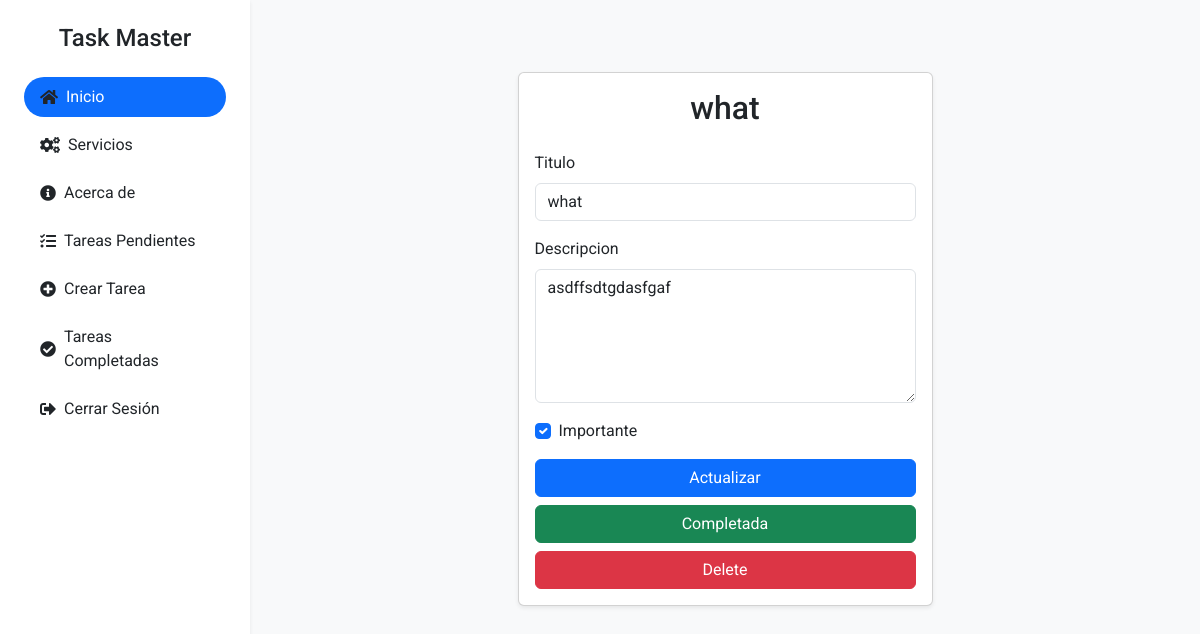
/tasks/2/ (signed in), run on the app's committed database.
### tasks/models.py (models this page shows, shortened)
class Task(models.Model):
    title = models.CharField(max_length=200)
    description = models.TextField(blank=True)
    created = models.DateTimeField(auto_now_add=True)
    datecompleted = models.DateTimeField(null=True, blank=True)
    important = models.BooleanField(default=False)
    user = models.ForeignKey(User, on_delete=models.CASCADE)

### tasks/views.py (the view, shortened to what this page needs)
# urls.py: path('tasks/<int:task_id>/', views.task_detail, name='task_detail'),
@login_required
def task_detail(request, task_id):
    task = get_object_or_404(Task, pk=task_id, user=request.user)
    if request.method == 'GET':
        form = TaskForm(instance=task)
        return render(request, 'task_details.html', {
            'task': task,
            'form': form
        })

### tasks/form.py
class TaskForm(ModelForm):
    class Meta:
        model = Task
        fields = ['title', 'description', 'important']

### tasks/templates/task_details.html (shortened to what this page needs)
{% extends 'base.html' %}
{% block content %}
<div class="container py-5">
  <div class="row justify-content-center">
    <div class="col-md-8 col-lg-6">
      <div class="card shadow-sm">
        <div class="card-body">
          <h2 class="card-title text-center">{{ task.title }}</h2>
          <form method="post" class="mt-4">
            <div class="mb-3">
              <label for="id_title" class="form-label">Titulo</label>
              <input type="text" class="form-control" id="id_title" name="title" value="{{ task.title }}">
            </div>
            <div class="mb-3">
              <label for="id_description" class="form-label">Descripcion</label>
              <textarea class="form-control" id="id_description" name="description" rows="5">{{ task.description }}</textarea>
            </div>
            <div class="form-check mb-3">
              <input type="checkbox" class="form-check-input" id="id_important" name="important" {% if task.important %}checked{% endif %}>
              <label class="form-check-label" for="id_important">Importante</label>
            </div>
            <button type="submit" class="btn btn-primary w-100">Actualizar</button>
          </form>
          <form action="{% url 'complete_task' task.id %}" method="post" class="mt-2">
            <button class="btn btn-success w-100">Completada</button>
          </form>
          <form action="{% url 'delete_task' task.id %}" method="post" class="mt-2">
            <button class="btn btn-danger w-100">Delete</button>
          </form>
        </div>
      </div>
    </div>
  </div>
</div>
{% endblock %}

### data on the page
Task: title "what", description "asdffsdtgdasfgaf", important "☑"
